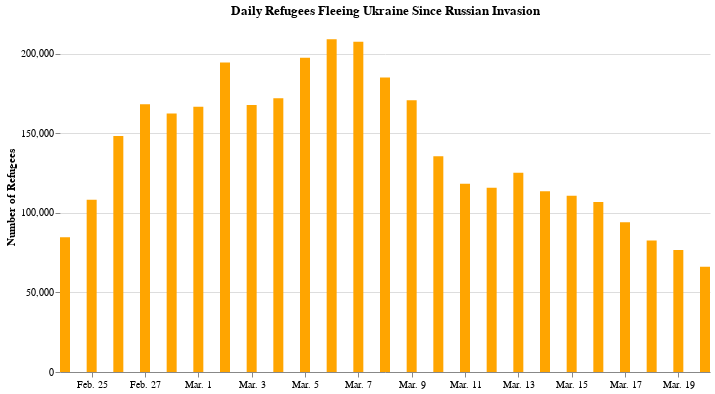

Here is the notebook cell this chart was saved with:
### Markdown cell above
#### Clean up the refugees column chart

### Code cell
alt.Chart(refugees).mark_bar(color="orange", size=10).encode(
    x=alt.X("date:T", axis=alt.Axis(format="%b. %-d", grid=False), title=""),
    y=alt.Y(
        "affected_refugees",
        axis=alt.Axis(tickCount=5, domainOpacity=0),
        title="Number of Refugees",
    ),
).properties(
    width=650, height=350, title="Daily Refugees Fleeing Ukraine Since Russian Invasion"
).configure_view(
    strokeOpacity=0
)

### Figure 1 — Vega-Lite specification as saved in the notebook (floating-point values rounded to 4 significant figures)
{"config": {"view": {"continuousWidth": 400, "continuousHeight": 300, "strokeOpacity": 0}}, "data": {"name": "data-224b1c1349dff1b666644ff5894b66d1"}, "mark": {"type": "bar", "color": "orange", "size": 10}, "encoding": {"x": {"axis": {"format": "%b. %-d", "grid": false}, "field": "date", "title": "", "type": "temporal"}, "y": {"axis": {"domainOpacity": 0, "tickCount": 5}, "field": "affected_refugees", "title": "Number of Refugees", "type": "quantitative"}}, "height": 350, "title": "Daily Refugees Fleeing Ukraine Since Russian Invasion", "width": 650, "$schema": "https://vega.github.io/schema/vega-lite/v4.17.0.json", "datasets": {"data-224b1c1349dff1b666644ff5894b66d1": [{"date": "2022-02-24", "affected_refugees": 84681, "cumsum": 84681}, {"date": "2022-02-25", "affected_refugees": 108301, "cumsum": 192982}, {"date": "2022-02-26", "affected_refugees": 148319, "cumsum": 341301}, {"date": "2022-02-27", "affected_refugees": 168364, "cumsum": 509665}, {"date": "2022-02-28", "affected_refugees": 162474, "cumsum": 672139}, {"date": "2022-03-01", "affected_refugees": 166690, "cumsum": 838829}, {"date": "2022-03-02", "affected_refugees": 194483, "cumsum": 1033312}, {"date": "2022-03-03", "affected_refugees": 167905, "cumsum": 1201217}, {"date": "2022-03-04", "affected_refugees": 172099, "cumsum": 1373316}, {"date": "2022-03-05", "affected_refugees": 197520, "cumsum": 1570836}, {"date": "2022-03-06", "affected_refugees": 209160, "cumsum": 1779996}, {"date": "2022-03-07", "affected_refugees": 207660, "cumsum": 1987656}, {"date": "2022-03-08", "affected_refugees": 185038, "cumsum": 2172694}, {"date": "2022-03-09", "affected_refugees": 170843, "cumsum": 2343537}, {"date": "2022-03-10", "affected_refugees": 135655, "cumsum": 2479192}, {"date": "2022-03-11", "affected_refugees": 118268, "cumsum": 2597460}, {"date": "2022-03-12", "affected_refugees": 115822, "cumsum": 2713282}, {"date": "2022-03-13", "affected_refugees": 125317, "cumsum": 2838599}, {"date": "2022-03-14", "affected_refugees": 113676, "cumsum": 2952275}, {"date": "2022-03-15", "affected_refugees": 110820, "cumsum": 3063095}, {"date": "2022-03-16", "affected_refugees": 106802, "cumsum": 3169897}, {"date": "2022-03-17", "affected_refugees": 94157, "cumsum": 3264054}, {"date": "2022-03-18", "affected_refugees": 82655, "cumsum": 3346709}, {"date": "2022-03-19", "affected_refugees": 76757, "cumsum": 3423466}, {"date": "2022-03-20", "affected_refugees": 66178, "cumsum": 3489644}]}}
